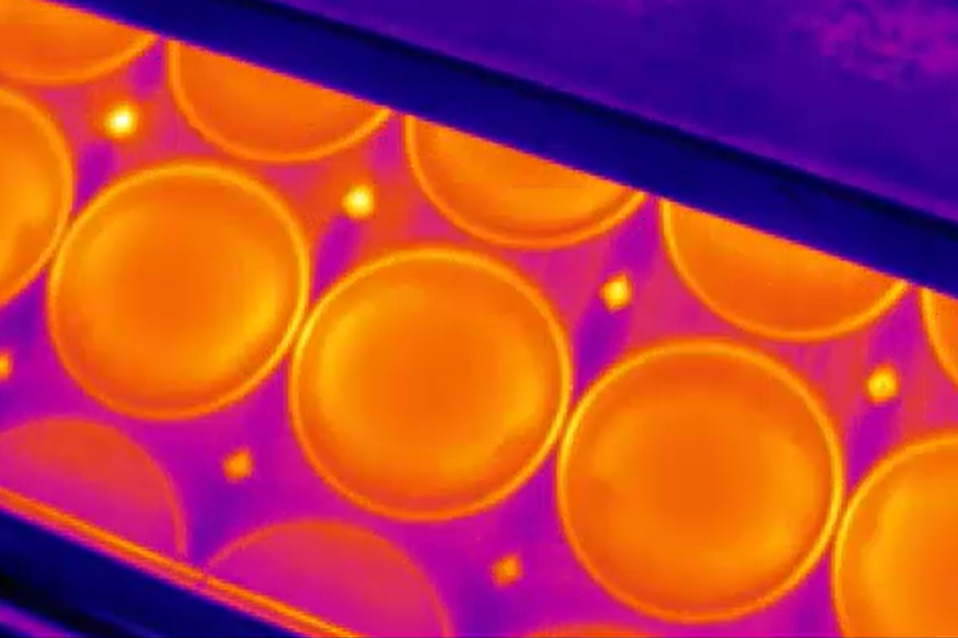
#> input picture Images/image1.png, 958 x 638 px; its folder holds 4 pictures in this run
$ jupyter execute --allow-errors hw1.ipynb
#> lines starting #> are read from the running program, lines starting #| are printed output that depends on the picture
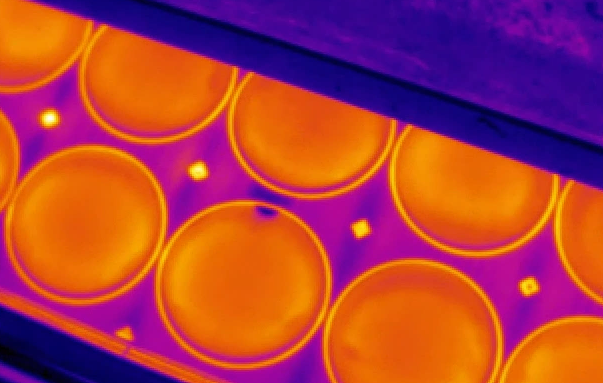
#> input picture Images/image2.png, 603 x 383 px
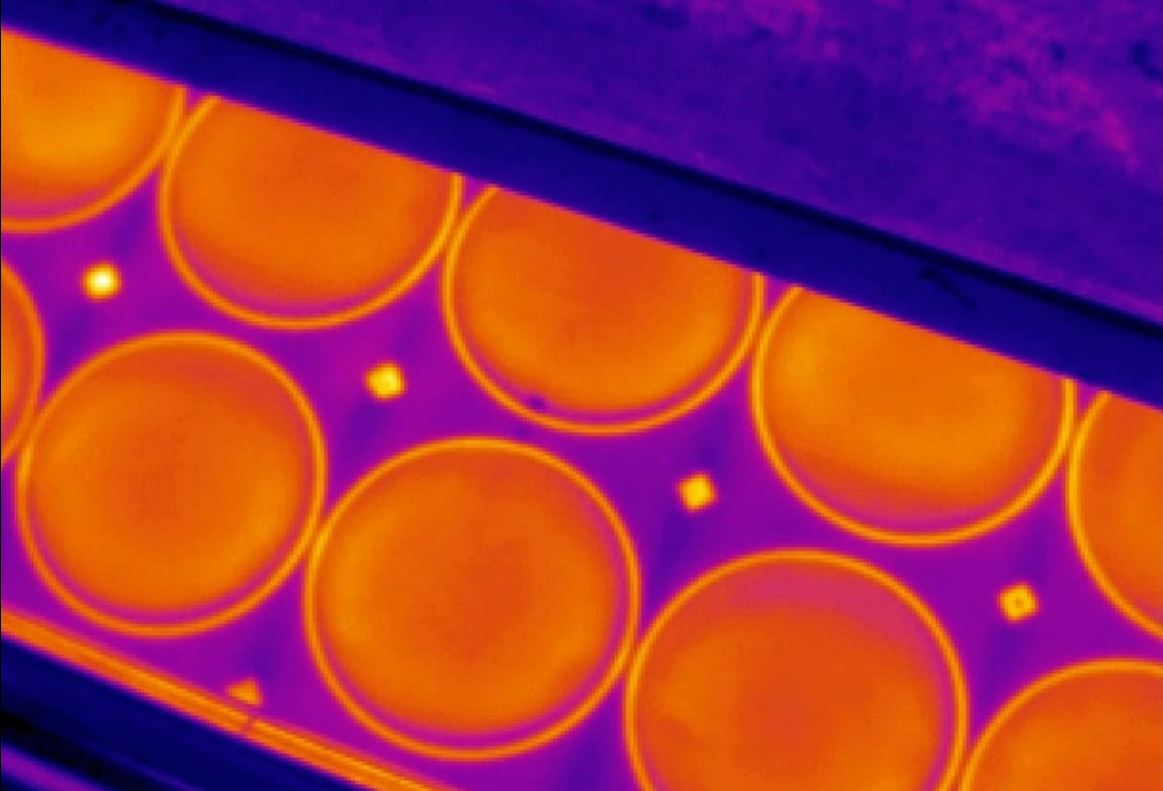
#> input picture Images/image3.png, 1163 x 791 px
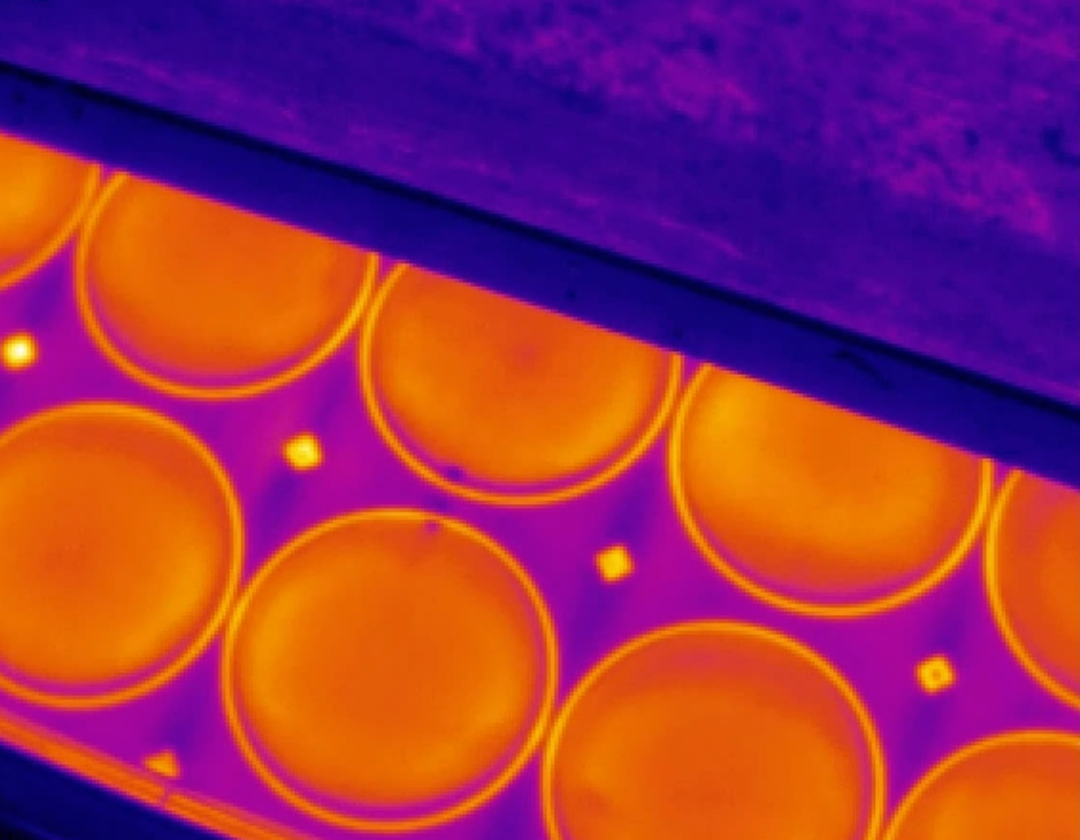
#> input picture Images/image4.png, 1080 x 840 px
[cell 1]
import cv2
import numpy as np
import matplotlib.pyplot as plt
from queue import Queue
import matplotlib as mpl

#> (a cell that did not finish here is left out)
